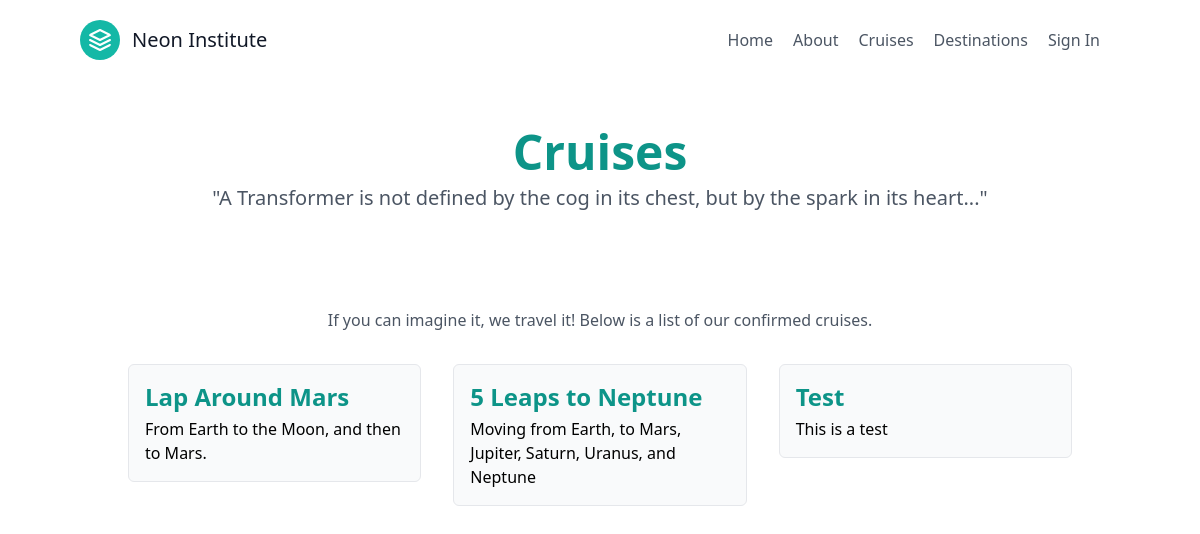
Page /cruise/ on the earlier database version.
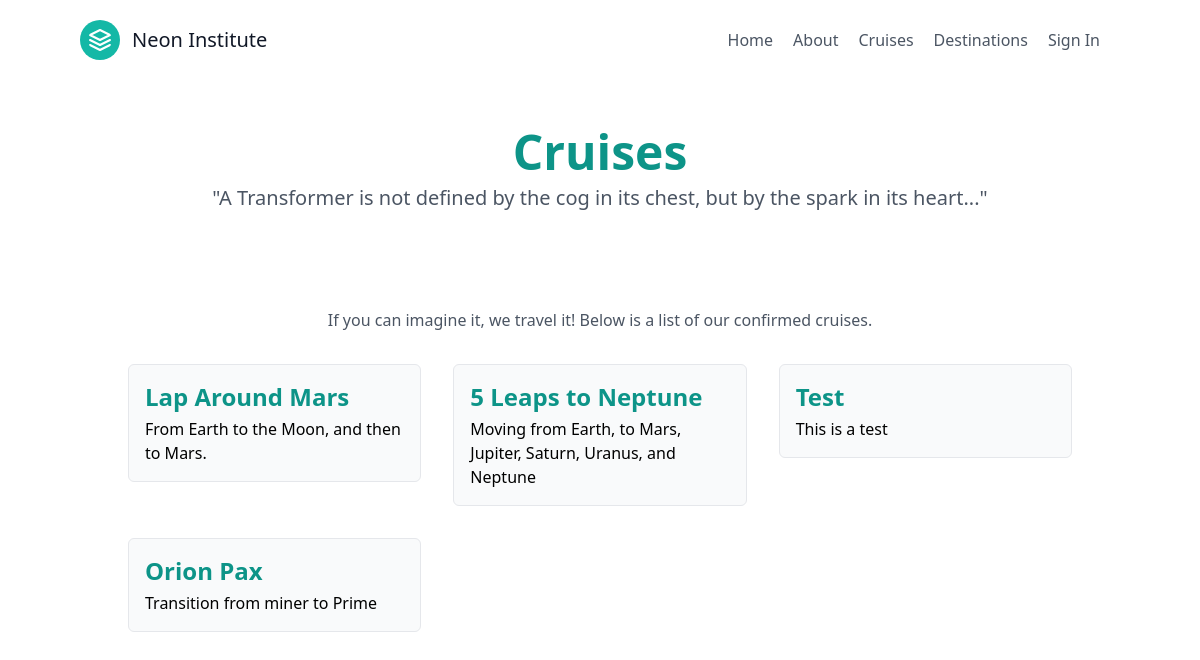
Same page on the later database version.
### app/models.py (models this page shows, shortened)
class Cruise(models.Model):
    name = models.CharField(
        unique=True,
        null=False,
        blank=False,
        max_length=50
    )
    description = models.TextField(
        max_length=2000,
        null=False,
        blank=False
    )
    destinations = models.ManyToManyField(
        Destination,
        related_name="destinations"
    )

### app/views.py (the view)
# urls.py: path('cruise/', views.cruises, name="cruises"),
def cruises(request):
    all_cruises = models.Cruise.objects.all()
    return render(request, 'cruises.html', {'cruises': all_cruises})

### app/templates/cruises.html (shortened to what this page needs)
{% extends "index.html" %}
{% block content %}
<div class="mt-12 flex flex-col items-center justify-center gap-4">
    <div class="px-10 xl:px-20">
        <h2 class="text-4xl md:text-5xl xl:text-6xl font-bold text-center text-teal-600 mb-2">Cruises</h2>
        <p class="text-xl xl:text-2xl text-center text-gray-600">"A Transformer is not defined by the cog in its chest, but by the spark in its heart..."</p>
    </div>
    <div class="w-full px-10 xl:px-20 mt-20 flex flex-col items-center justify-center">
        <p class="text-base xl:text-lg text-center text-gray-600">If you can imagine it, we travel it! Below is a list of our confirmed
            cruises.</p>
        <div class="grid grid-cols-1 sm:grid-cols-2 lg:grid-cols-3 xl:grid-cols-4 gap-8 my-8">
            {% for cruise in cruises %}
            <ul>
                <li>
                    <a href="/cruise/{{cruise.id}}"
                        class="bg-gray-50 rounded-md p-4 border border-gray-200 flex flex-col items-start justify-center max-h-md h-full w-full">
                        <h3 class="text-2xl font-bold text-left text-teal-600 mb-1">{{cruise.name}}</h3>
                        <p>{{cruise.description}}</p>
                    </a>
                </li>
            </ul>
            {% endfor %}
        </div>
    </div>
</div>
{% endblock %}

Differences in the rows shown:
added Cruise: name "Orion Pax", description "Transition from miner to Prime"
